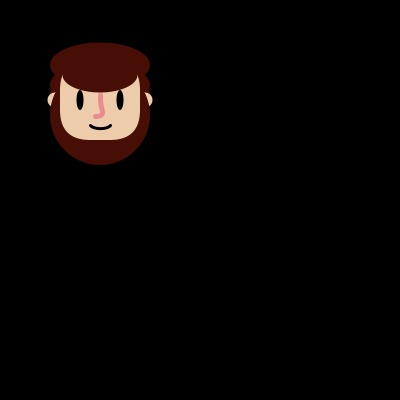
Frame 1 (no input)
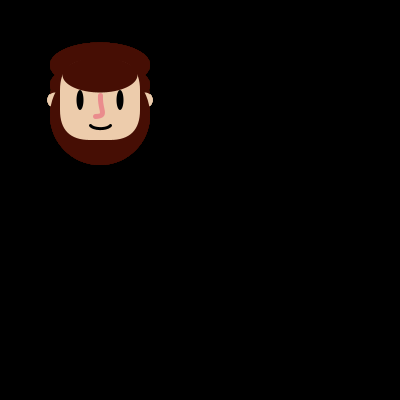
Frame 60 (the mouse pressed at the canvas centre just before this capture)
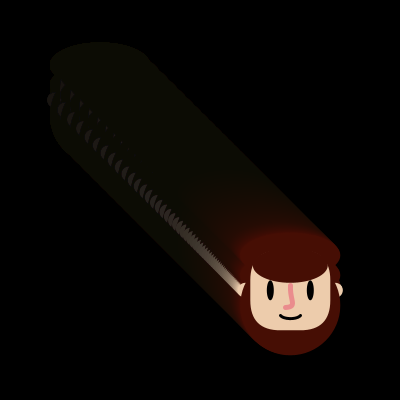
Frame 120 (the mouse held since frame 60 and released just before this capture)

The Processing sketch that drew these frames (run headless with seeded random() and noise(); from frame 60 on, the mouse is pressed at the canvas centre):

// Processing sketch: processing_129686
// ── processing_129686.pde

//Homework #3, Section A
//Copyright Miranda Jacoby 2014 All Rights Reserved
//Contact: majacoby@andrew.cmu.edu
 
 
//Setting variables

float x;
float y;
float wd;
float ht;
float xDist;
float yDist;
float dx; 
float dy;
float easingCoef;
float ran;

void setup() {
  size(400, 400);
  smooth();
  background(0);
} 
 
 void draw() {
  //variable values and the bits that makes easing work
  x = dx;
  y = dy;
  wd = 100;
  ht = 100;
  xDist = mouseX - x;
  yDist = mouseY - y;
  easingCoef = .05;
  dx = x + xDist *easingCoef;
  dy = y + yDist *easingCoef;
  ran = random(255);
 

  //opacity
  fill(0, 10);
  rectMode(CORNER);
  rect(0, 0, width, height);
  
  //invisible cursor
  //noCursor();
   
  //Nathan's Face (Sorry Jim!)
  noStroke();
  fill(237, 204, 172);
   
  //hair
  fill(70, 14, 4);
  ellipse(  x + wd,  y + ht *.65,  wd,  .45 * ht);
  ellipse(  x + wd,  y + ht *.85,  wd,  .45 * ht);
  ellipse(  x + wd,  y + ht *.95,  wd,  .45 * ht);
   
  //ears
  fill(237, 204, 172);
  ellipse(  x + wd *.55,  y + ht,  .15 * wd,  .15 * ht);
  ellipse(  x + ht *1.45,  y + ht,  .15 * wd,  .15 * ht);
   
  //beard
  fill(70, 14, 4);
  ellipse(  x + wd,  y + ht *1.15,  wd,  ht);
   
  //face base
  fill(237, 204, 172);
  rectMode(CENTER);
  rect(  x + wd,  y + ht,  .80 * wd,  .80 * ht,  .30 * wd);
   
  //tuft of hair (on top of face)
  ellipseMode(CENTER);
  fill(70, 14, 4);
  ellipse(  x + wd,  y + ht *.75,  .75 * wd,  .35 * ht);
   
  //eyes
  fill(0);
  ellipse(  x + wd *.80,  y + ht,  .07 * wd,  .20 * ht);
  ellipse(  x + wd *1.20,  y + ht,  .07 * wd,  .20 * ht);
   
  //nose (Initial "J" from my last name, Jacoby)
  stroke(234, 140, 141);
  strokeWeight(5);
  noFill();
   
  beginShape();
  curveVertex(  x + wd,  y + ht *.25);
  curveVertex(  x + wd,  y + ht *.95);
  curveVertex(  x + wd *.95,  y + ht *1.17);
  curveVertex(  x + wd *.25,  y + ht);
  endShape();
   
  //mouth
  stroke(0);
  strokeWeight(3);
  curve(   x + wd *.90,  y + ht,  x + wd *.90,  y + ht *1.25,  x + wd *1.10,  y + ht *1.25,  x + wd *1.10, y + ht);
   
  //bounding circle (Includes initial "J" and most of Nathan's face)
  //ellipse(  x + wd,  y + ht,  wd,  ht);
 }
 
 //pressing the mouse and keys does stuff with random numbers! 
 void keyPressed () {
   background(ran); 
 }
 
 void mousePressed () {
  noStroke();
  fill(ran);
  ellipseMode(CENTER);
  ellipse(mouseX,mouseY, ran, ran);
 }
 
